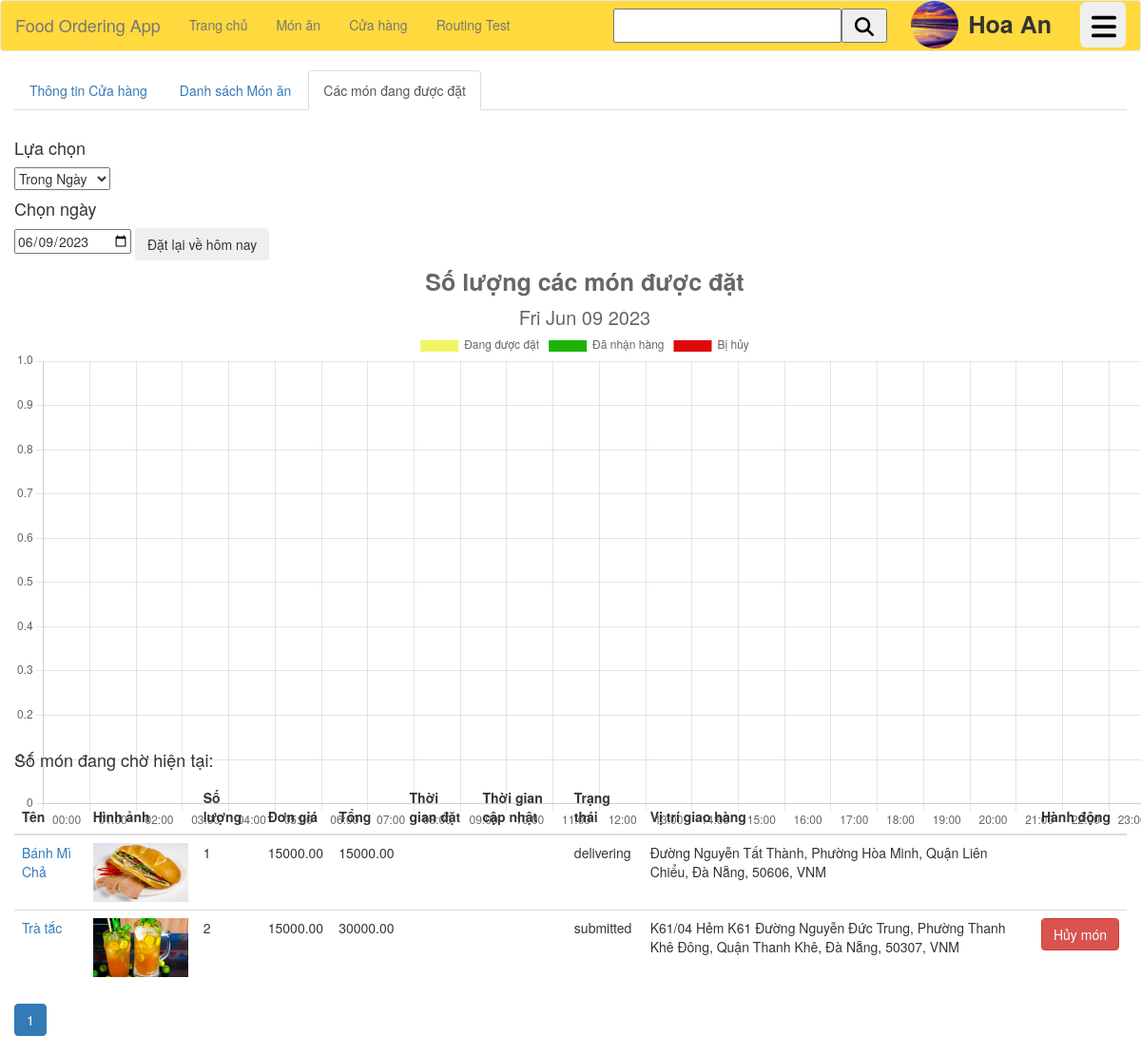
/current-store/order-product/1 (signed in), run on an earlier commit of the app's database.
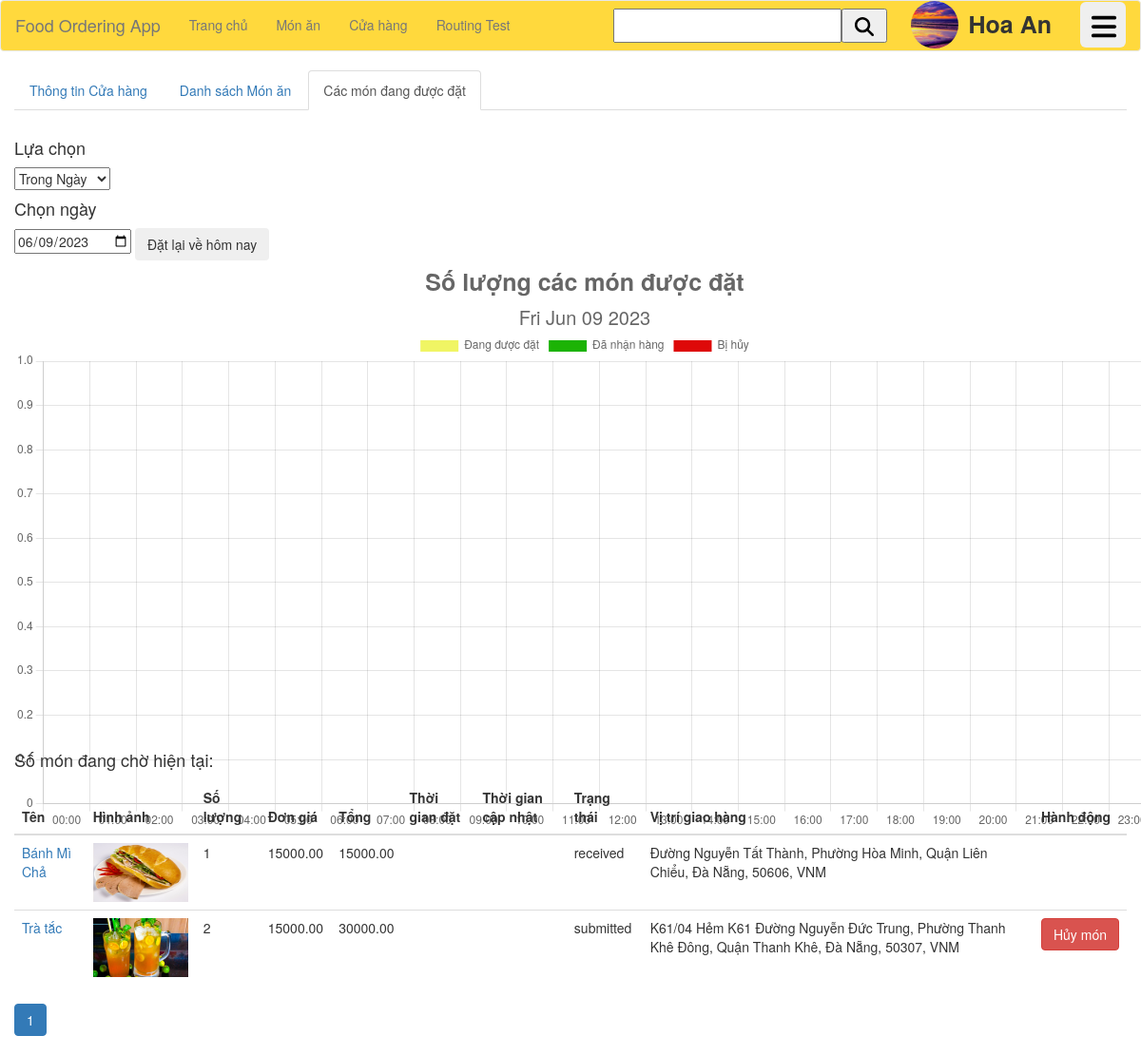
And on a later commit of the database.
### orders/models.py (models this page shows, shortened)
class Order_Product(models.Model):
    order = models.ForeignKey(Order,on_delete=models.CASCADE,related_name="order_products")
    product = models.ForeignKey(Product,on_delete=models.SET_NULL,null=True,related_name="order_products")
    quantity = models.PositiveIntegerField()
    image = models.ImageField(default='order_products/order_product.png', upload_to='order_products/')
    price = MoneyField(max_digits=256, decimal_places=2, default_currency='VND', default=0)
    total = MoneyField(max_digits=256, decimal_places=2, default_currency='VND', default=0)
    note = models.TextField(max_length=255,blank=True,null=True)
    status = models.ForeignKey(Order_Product_Status,on_delete=models.DO_NOTHING,null=True)
    updated = models.DateTimeField(auto_now=True)
    created = models.DateTimeField(auto_now_add=True)
    class Meta:
        db_table = "Order_Product"
        verbose_name = "Order_Product"
        unique_together = ["order","product"]

class Order_Product_Status(models.Model):
    code = models.CharField(max_length=20)
    class Meta:
        db_table = "Order_Product_Status"
        verbose_name = "Order_Product_Status"

class Order(models.Model):
    customer = models.ForeignKey(User,on_delete=models.CASCADE,related_name='customer_orders')
    payment_method = models.ForeignKey(Payment_Method, on_delete=models.DO_NOTHING, blank=True, null=True)
    destination = models.ForeignKey(Location,on_delete=models.SET_NULL,null=True)
    total = MoneyField(max_digits=256,decimal_places=2,default_currency='VND',default=0)
    product_total = MoneyField(max_digits=256,decimal_places=2,default_currency='VND',default=0)
    delivery_fee = MoneyField(max_digits=256,decimal_places=2,default_currency='VND',default=0)
    nighttime_fee = MoneyField(max_digits=256,decimal_places=2,default_currency='VND',default=0)
    delivery_status = models.ForeignKey(Delivery_Status,on_delete=models.DO_NOTHING,blank=True,null=True)
    payment_status = models.ForeignKey(Payment_Status,on_delete=models.DO_NOTHING,blank=True,null=True)
    order_status = models.ForeignKey(Order_Status,on_delete=models.DO_NOTHING,blank=True,null=True)
    image = models.ImageField(default="orders/order.png",upload_to="orders")
    moderated = models.DateTimeField(blank=True, null=True)
    updated = models.DateTimeField(auto_now=True)
    created = models.DateTimeField(auto_now_add=True)
    class Meta:
        db_table = "Order"
        verbose_name = "Order"

### products/models.py (models this page shows, shortened)
class Product(models.Model):
    name = models.TextField(max_length=255)
    description = models.TextField(max_length=2048,blank = True)
    store = models.ForeignKey(Store,on_delete=models.CASCADE,null=True,related_name="products")
    price = MoneyField(max_digits=256,decimal_places=2,default = 0,default_currency='VND')
    new_price = MoneyField(max_digits=256,decimal_places=2,default = 0,default_currency='VND')
    image = models.ImageField(default='products.png', upload_to='products/')
    category = models.ForeignKey(Category,on_delete=models.DO_NOTHING,blank=True,null=True)
    status = models.ForeignKey(Product_Status,on_delete=models.DO_NOTHING,blank=True,null=True)
    moderated = models.DateTimeField(blank=True, null=True)
    updated = models.DateTimeField(auto_now=True)
    created = models.DateTimeField(auto_now_add=True)
    slug = models.SlugField(max_length=255,null=True)
    class Meta:
        db_table = "Product"
        verbose_name = "Product"

### locations/models.py (models this page shows, shortened)
class Location(models.Model):
    address = models.TextField(max_length=512,blank=True,default="")
    country = models.TextField(max_length=100,blank=True,default="")
    region = models.TextField(max_length=100,blank=True,default="")
    subregion_1 = models.TextField(max_length=100, blank=True, default="")
    subregion_2 = models.TextField(max_length=100, blank=True, default="")
    lat = models.FloatField(default=16.07387)
    lng = models.FloatField(default=108.14975)
    class Meta:
        db_table = "Location"
        verbose_name = "Location"

### stores/views.py (the view, shortened to what this page needs)
# urls.py: path('current-store/order-product/<int:page_id>',OrderProductView),
def OrderProductView(request,page_id):
    ctx = {}
    try:
        store = request.user.store
    except:
        store = None
    if store != None:
        order_products = Order_Product.objects.exclude(status__code="pending").filter(product__store = store).order_by("-updated")
        paginator = Paginator(order_products, 10)
        page = paginator.get_page(page_id)
        ctx["page"] = page
        ctx["page_range"] = range(1, paginator.num_pages + 1)
    return render(request, "Site/StoreOrderProduct.html", ctx)

### profiles/models.py (called while the page is built)
	@property
	def is_store_owner(self):
		return Group.objects.get(name="StoreOwners") in self.user.groups.all()

	@property
	def is_deliverer(self):
		return Group.objects.get(name="Deliverers") in self.user.groups.all()

	@property
	def is_moderator(self):
		return Group.objects.get(name="Moderators") in self.user.groups.all()

### templates/Site/StoreOrderProduct.html (shortened to what this page needs)
{% extends 'Site/index.html' %}
{% block content %}
    <div class = "container-fluid">
        {% if user.is_authenticated %}
            {% if user.store %}
                {% load static %}
                <ul class="nav nav-tabs">
                    <li><a href="/current-store">Thông tin Cửa hàng</a></li>
                    <li><a href="/current-store/product-list/1">Danh sách Món ăn</a></li>
                    <li class="active"><a href="/current-store/order-product/1">Các món đang được đặt</a></li>
                </ul>
                <br>
                <h4>Lựa chọn</h4>
                <select id = "cmbChartType">
                    <option value = "hour" selected>Trong Ngày</option>
                </select>
                <div id = "chart_section" style = "width:100vw;height:60vh;margin-bottom:100px">
                </div>
                <h4>Số món đang chờ hiện tại: <b id="num_submitted_product"></b></h4>
                <table class = "table table-hover" id = "order_product_table">
                    <thead>
                        <tr>
                            <th>Tên</th>
                            <th>Hình ảnh</th>
                            <th>Số lượng</th>
                            <th>Đơn giá</th>
                            <th>Tổng</th>
                            <th>Thời gian đặt</th>
                            <th>Thời gian cập nhật</th>
                            <th>Trạng thái</th>
                            <th>Vị trí giao hàng</th>
                            <th>Hành động</th>
                        </tr>
                    </thead>
                    <tbody>
                        {% for order_product in page %}
                        <tr>
                            <td><a href = "/product/{{order_product.slug}}">{{order_product.product.name}}</a></td>
                            <td><img style = "width:100px; height:62px;" src = "{{order_product.product.image.url}}"></td>
                            <td>{{order_product.quantity}}</td>
                            <td>{{order_product.price}}</td>
                            <td>{{order_product.total}}</td>
                            <td></td>
                            <td></td>
                            <td>{{order_product.status.code}}</td>
                            <td>{{order_product.order.destination.address}}</td>
                            <td>
                                {% if order_product.status.code == "submitted" %}
                                <button type="button" class="btn btn-danger" data-toggle="modal" data-target="#cancel_product_{{forloop.counter0}}_modal">
                                    Hủy món
                                </button>
                                {% endif %}
                            </td>
                        </tr>
                        {% endfor%}
                    </tbody>
                </table>
                <ul class="pagination" style = "display:flex;">
                    {% for i in page_range %}
                    <li {% if page.number == i %}class="active"{% endif %}><a href = "/current-store/product-list/{{i}}">{{i}}</a></li>
                    {% endfor %}
                </ul>
            {% else %}
                <meta http-equiv="refresh" content="1; url='/'" />
                <div>
                    <h3>Bạn không phải chủ cửa hàng, nên bạn sẽ được điều hướng sang trang chủ</h3>
                </div>
            {% endif %}
        {% else %}
            <meta http-equiv="refresh" content="1; url='/login'" />
            <div>
                <h3>You are not logged in now, so you will be directed to Login Page</h3>
            </div>
        {% endif %}
    </div>
{% endblock %}

What changed in the data, as far as the page shows it:
changed Order_Product "Bánh Mì Chả": status.code "delivering" → "received"
